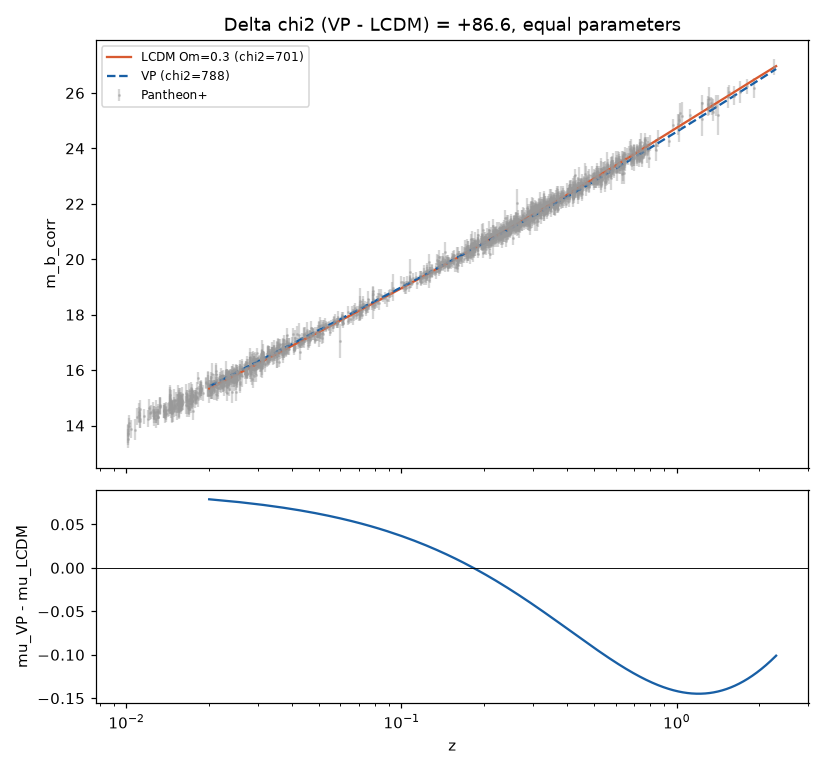

Reproduce this figure in Python.
#!/usr/bin/env python3
"""
ch7_sne.py  --  Chapter 7: the Pantheon+ supernova Hubble diagram, VP lattice-optics vs LCDM.

Re-implementation (2026-09-28) of a script cited on the site but lost. It supersedes part (A)
of legacy_v2_3/ch7_lattice_optics.py and follows that file's conventions (data file, cuts,
offset marginalisation), with numpy only.

CLAIM ON THE PAGES
------------------
  axh-provenance-ledger:  "Supernova chi2/dof=0.50 ... Pantheon+ (ch7_sne.py)"
  07-non-expanding-lattice-optics-cosmology: "the lattice-optics distance gives chi2/dof=0.50,
     against chi2/dof=0.44 for LCDM (Omega_L=0.7); the two distance laws differ by at most
     |Delta mu|=0.145 mag" and labels the fit "Degenerate ... fit ... equally well".

MODELS (each has exactly ONE free parameter: the additive offset M that absorbs H0 and the
SN absolute magnitude; nothing else is fitted)
  VP   : d_L = (c/H0) (1+z) ln(1+z)                       (static lattice optics, no dark energy)
  LCDM : d_L = (c/H0) (1+z) INT_0^z dz'/sqrt(Om(1+z')^3 + 1-Om),  Om = 0.3 FIXED (as on the page)
  mu = 5 log10(d_L/Mpc) + 25 + M

INPUTS (sources)
  ../legacy_v2_3/Pantheon+_extract.tsv : columns zHD, m_b_corr, m_b_corr_err_DIAG, IS_CALIBRATOR
      (Pantheon+; Scolnic et al. 2022, ApJ 938, 113; Brout et al. 2022, ApJ 938, 110).
  Cuts: IS_CALIBRATOR == 0 and zHD > 0.01  (same as the legacy script) -> N = 1580.
  Errors: DIAGONAL only (m_b_corr_err_DIAG). The full STAT+SYS covariance is not in the extract.
  c = 299792.458 km/s; H0 = 70 (cancels exactly in the marginalised offset).

ALGORITHM
  1. Offset M is marginalised ANALYTICALLY and IDENTICALLY for both models:
       chi2_min = A - B^2/C,  A = sum r^2/s^2, B = sum r/s^2, C = sum 1/s^2,  r = m_b - mu_0.
     (Full Gaussian marginalisation adds ln(C/2pi), which is the same number for both models
      because C depends only on the errors; so Delta chi2 is the same either way.)
  2. dof = N - 1 for both.  Delta chi2 = chi2_VP - chi2_LCDM (positive => LCDM preferred).
     With equal parameter counts, Delta AIC = Delta BIC = Delta chi2.
  3. Diagnostics: Delta chi2 contributions per redshift bin; Delta chi2 after rescaling the
     errors so the better model has chi2/dof = 1 (the diagonal errors are over-estimated for
     this purpose); max |Delta mu| over 0.02 < z < 2.3 after each model's best offset.
  4. Supplementary only (NOT the equal-parameter comparison): LCDM with Om free (2 params),
     via a deterministic grid.

EXPECTED OUTPUT (legacy run, same data): chi2/dof 0.499 (VP), 0.444 (LCDM); Delta chi2 ~ +87.

DETERMINISM: no RNG. Runtime < 5 s. DEPENDENCIES: numpy (matplotlib optional, MPLBACKEND=Agg).
"""
import os
import numpy as np

C_KMS = 299792.458
H0 = 70.0
OM_PAGE = 0.3

HERE = os.path.dirname(os.path.abspath(__file__))
DATA = os.path.join(HERE, "..", "legacy_v2_3", "Pantheon+_extract.tsv")


def load_pantheon(path=DATA):
    d = np.genfromtxt(path, names=True, delimiter="\t")
    m = (d["IS_CALIBRATOR"] == 0) & (d["zHD"] > 0.01)
    return d["zHD"][m], d["m_b_corr"][m], d["m_b_corr_err_DIAG"][m]


def dL_VP(z):
    return (C_KMS / H0) * (1 + z) * np.log(1 + z)


def dL_LCDM(z, Om=OM_PAGE, zmax=3.0, n=60001):
    zg = np.linspace(0.0, zmax, n)
    f = 1.0 / np.sqrt(Om * (1 + zg) ** 3 + (1 - Om))
    I = np.concatenate([[0.0], np.cumsum(0.5 * (f[1:] + f[:-1]) * np.diff(zg))])
    return (C_KMS / H0) * (1 + z) * np.interp(z, zg, I)


def mu0(dL):
    return 5 * np.log10(dL) + 25


def chi2_marg(mu_model, mb, err):
    """Analytic minimisation over the additive offset (identical for every model)."""
    w = 1.0 / err ** 2
    r = mb - mu_model
    A, B, C = np.sum(w * r * r), np.sum(w * r), np.sum(w)
    off = B / C
    return A - B * B / C, off, (mb - mu_model - off) / err


if __name__ == "__main__":
    z, mb, err = load_pantheon()
    N = len(z)
    print("=== ch7_sne.py : Pantheon+ Hubble diagram, VP vs LCDM (same data, same free params) ===")
    print(f"  data: {os.path.relpath(DATA, HERE)}  N = {N} SNe, z = {z.min():.4f} .. {z.max():.3f}")
    print(f"  errors: diagonal (m_b_corr_err_DIAG); median sigma = {np.median(err):.3f} mag")

    c2V, offV, resV = chi2_marg(mu0(dL_VP(z)), mb, err)
    c2L, offL, resL = chi2_marg(mu0(dL_LCDM(z)), mb, err)
    dof = N - 1
    dchi2 = c2V - c2L
    print("\n--- (A) equal-parameter comparison: one marginalised offset each, dof = N-1 ---")
    print(f"  VP   (d_L=(c/H0)(1+z)ln(1+z))  : chi2 = {c2V:9.2f}   chi2/dof = {c2V/dof:.4f}   offset M = {offV:+.4f}")
    print(f"  LCDM (flat, Om=0.3 fixed)      : chi2 = {c2L:9.2f}   chi2/dof = {c2L/dof:.4f}   offset M = {offL:+.4f}")
    print(f"  Delta chi2 = chi2_VP - chi2_LCDM = {dchi2:+.2f}   (= Delta AIC = Delta BIC; equal k)")
    print(f"  likelihood ratio L_LCDM/L_VP = exp(Delta chi2/2) = 10^{dchi2/2/np.log(10):.1f}")
    print("  VERDICT: this is NOT degenerate. On the same data and the same number of free")
    print(f"           parameters, LCDM is preferred over VP by Delta chi2 = {dchi2:.1f} (diagonal errors).")

    # rescale errors so the better model has chi2/dof = 1 (diagonal errors are inflated)
    s = np.sqrt(min(c2V, c2L) / dof)
    print(f"\n--- (B) error-scale sensitivity ---")
    print(f"  both chi2/dof < 1 => diagonal errors are over-estimated (duplicate SNe from several")
    print(f"  surveys and the off-diagonal covariance are not modelled). Rescaling sigma by {s:.3f}")
    print(f"  so that the better model has chi2/dof = 1 gives Delta chi2 = {dchi2/s**2:+.1f}.")
    print("  (The full Pantheon+ covariance is needed for a final number; the diagonal value above")
    print("   is the conservative one.)")

    print("\n--- (C) where the Delta chi2 comes from (per-bin chi2_VP - chi2_LCDM, same offsets) ---")
    edges = [0.01, 0.03, 0.1, 0.3, 0.6, 1.0, 2.3]
    for lo, hi in zip(edges[:-1], edges[1:]):
        m = (z > lo) & (z <= hi)
        d = np.sum(resV[m] ** 2) - np.sum(resL[m] ** 2)
        mr = np.average(resV[m] * err[m] - resL[m] * err[m])
        print(f"  {lo:4.2f} < z <= {hi:4.2f}: n = {m.sum():4d}   dchi2 = {d:+7.2f}   mean(mu_VP - mu_LCDM) = {-mr:+.3f} mag")

    zz = np.linspace(0.02, 2.3, 400)
    dmu = (mu0(dL_VP(zz)) + offV) - (mu0(dL_LCDM(zz)) + offL)
    print(f"\n--- (D) max|Delta mu(VP - LCDM)| over 0.02 < z < 2.3 (best offsets) = {np.max(np.abs(dmu)):.3f} mag")

    print("\n--- (E) supplementary (NOT equal-parameter): LCDM with Om free on a grid ---")
    oms = np.round(np.arange(0.05, 0.701, 0.005), 3)
    c2s = np.array([chi2_marg(mu0(dL_LCDM(z, Om=o)), mb, err)[0] for o in oms])
    ib = int(np.argmin(c2s))
    print(f"  best Om = {oms[ib]:.3f}, chi2 = {c2s[ib]:.2f} (dof = {N-2});  "
          f"Delta chi2(VP - LCDM_free) = {c2V - c2s[ib]:+.2f}, Delta AIC = {c2V - c2s[ib] - 2:+.2f}")

    print("\nPAGE CLAIM  chi2/dof = 0.50 (VP) vs 0.44 (LCDM): numbers REPRODUCED "
          f"({c2V/dof:.3f} vs {c2L/dof:.3f}).")
    print("PAGE LABEL  'degenerate / fit equally well': NOT SUPPORTED. "
          f"Delta chi2 = {dchi2:+.1f} for {N} SNe with equal parameters.")

    try:
        import matplotlib
        matplotlib.use("Agg")
        import matplotlib.pyplot as plt
        fig, (a1, a2) = plt.subplots(2, 1, figsize=(7.5, 7), sharex=True,
                                     gridspec_kw={"height_ratios": [2, 1]})
        order = np.argsort(z)
        a1.errorbar(z, mb, yerr=err, fmt=".", ms=2, color="#999999", alpha=0.4, label="Pantheon+")
        a1.plot(zz, mu0(dL_LCDM(zz)) + offL, color="#D85A30", label=f"LCDM Om=0.3 (chi2={c2L:.0f})")
        a1.plot(zz, mu0(dL_VP(zz)) + offV, "--", color="#185FA5", label=f"VP (chi2={c2V:.0f})")
        a1.set_xscale("log"); a1.set_ylabel("m_b_corr"); a1.legend(fontsize=8)
        a2.plot(zz, dmu, color="#185FA5"); a2.axhline(0, color="k", lw=0.6)
        a2.set_ylabel("mu_VP - mu_LCDM"); a2.set_xlabel("z")
        a1.set_title(f"Delta chi2 (VP - LCDM) = {dchi2:+.1f}, equal parameters")
        plt.tight_layout()
        plt.savefig(os.path.join(HERE, "ch7_sne.png"), dpi=110)
        print("  [figure written: ch7_sne.png]")
    except Exception as exc:
        print(f"  [matplotlib unavailable: {exc}] numbers above are the result.")
